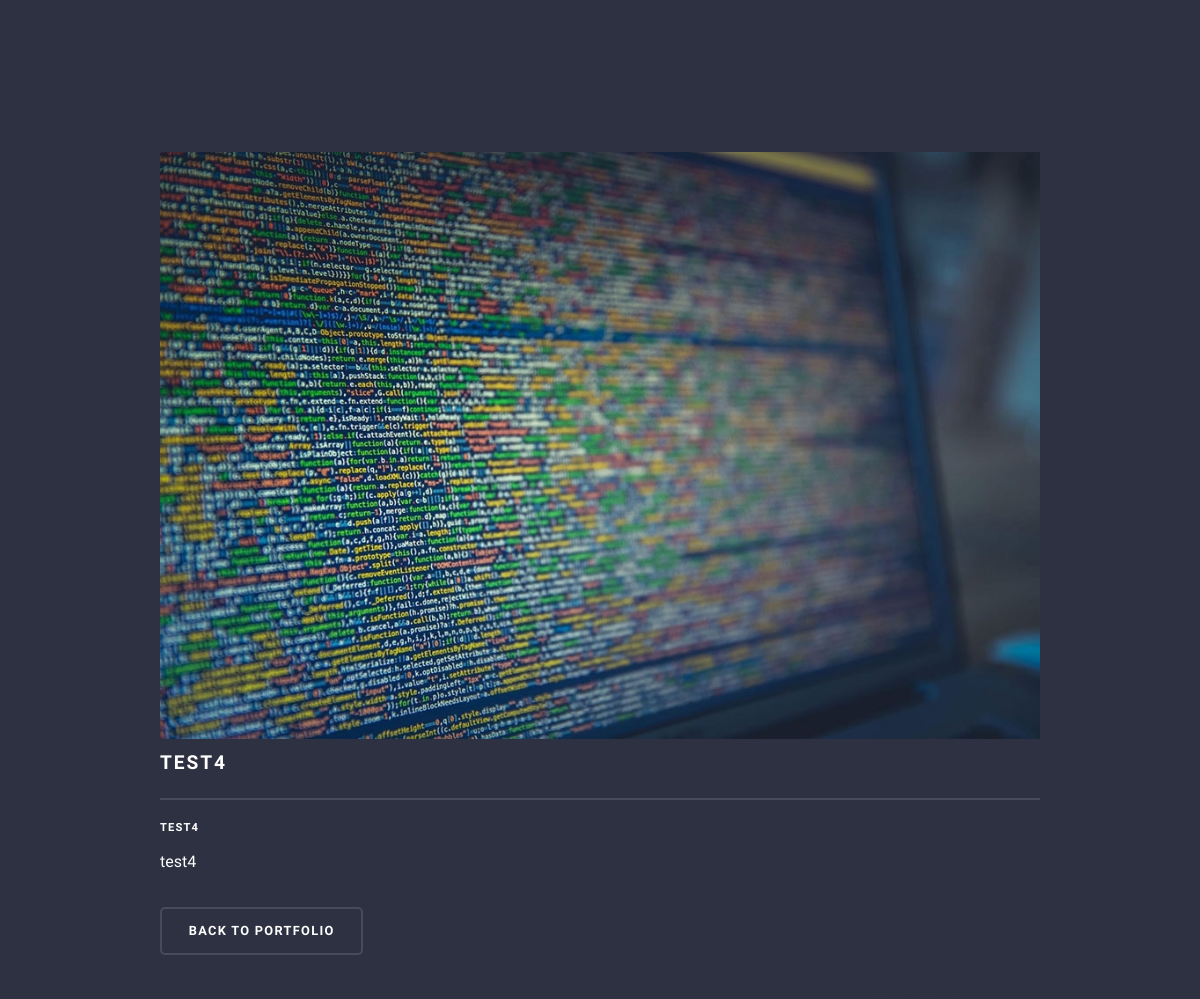
Before: /post/8 with the older database file.
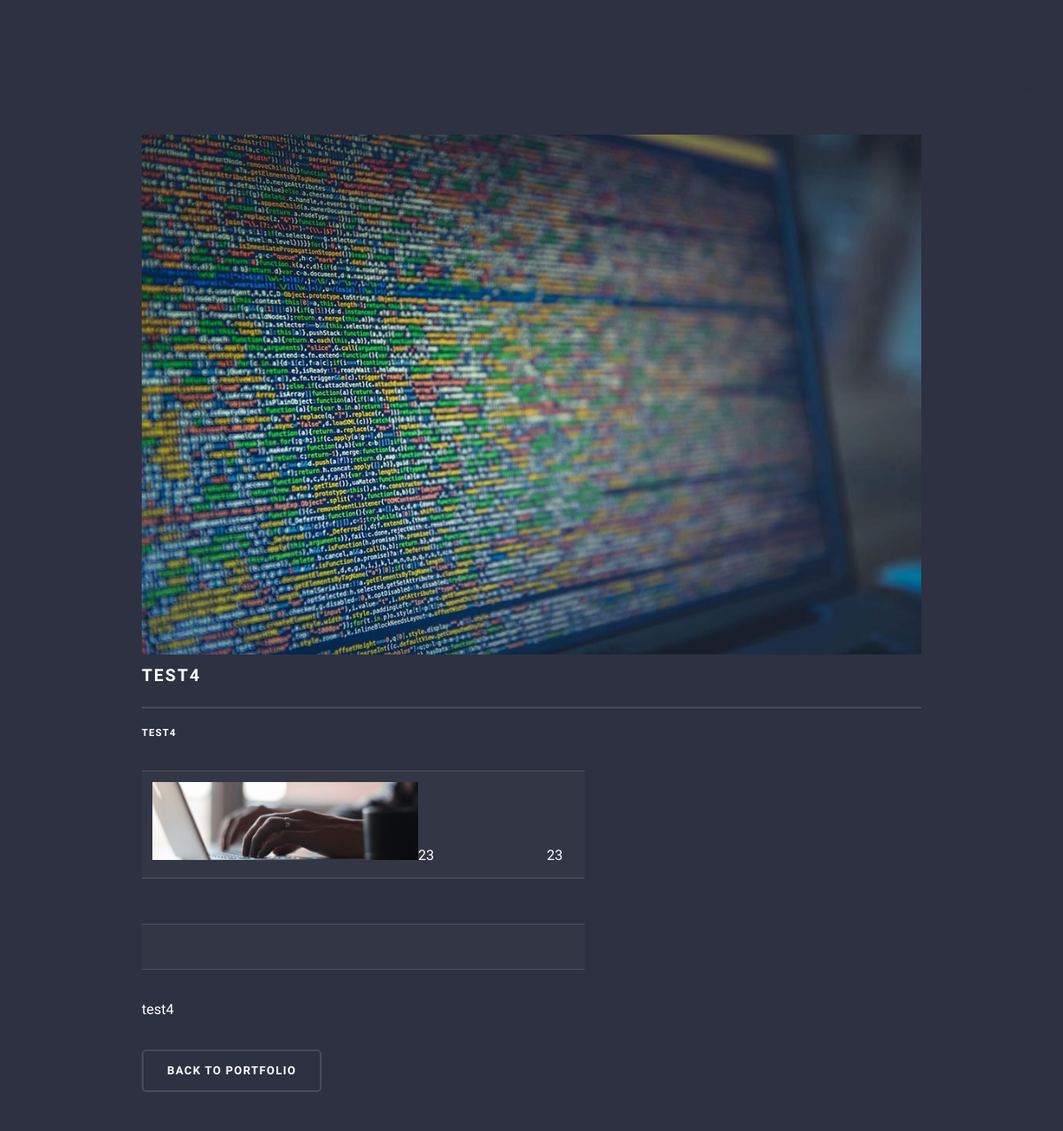
After: the same page with the newer database file.
### base/models.py (models this page shows, shortened)
class Post(models.Model):
    headline = models.CharField(max_length=200)
    sub_headline = models.CharField(max_length=200, null=True, blank=True)
    thumbnail = models.ImageField(null=True, blank=True, upload_to="images", default="placeholder.png")
    body = RichTextUploadingField(null=True, blank=True)
    created = models.DateTimeField(auto_now_add=True)
    active = models.BooleanField(default=False)
    featured = models.BooleanField(default=False)
    tags = models.ManyToManyField(Tag, null=True,)

### base/views.py (the view)
# urls.py: path('post/<str:pk>', views.post, name='post'),
def post(request, pk):
    post = Post.objects.get(id=pk)
    context = {'post': post}
    return render(request, 'base/post.html', context)

### base/templates/base/post.html (shortened to what this page needs)
{% extends 'base/main.html' %}
{% load static %}
{% block content %}
<section id="four" class="wrapper alt style1">
    <div class="inner">
        <img src="{{post.thumbnail.url}}">
        <h2 class="major">{{post.headline}}</h2>
        <h4>{{post.sub_headline}}</h4>
        <p>{{post.body|safe}}</p>
        <a id="back-btn" class="button" href="{% url 'posts' %}">BACK TO PORTFOLIO</a>
    </div>
</section>
{% endblock content %}

Changed rows visible on the page:
changed Post "TEST4": body: picture added; body "test4" → "23 23 test4"
